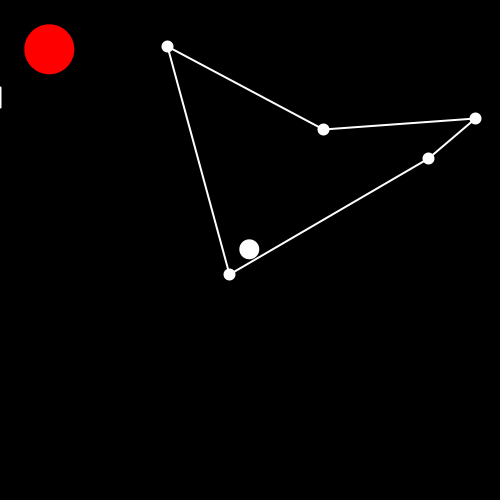
Frame 1 (no input)
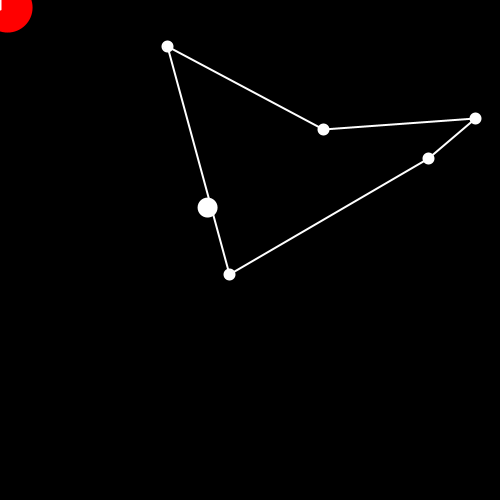
Frame 60 (the mouse pressed at the canvas centre just before this capture)
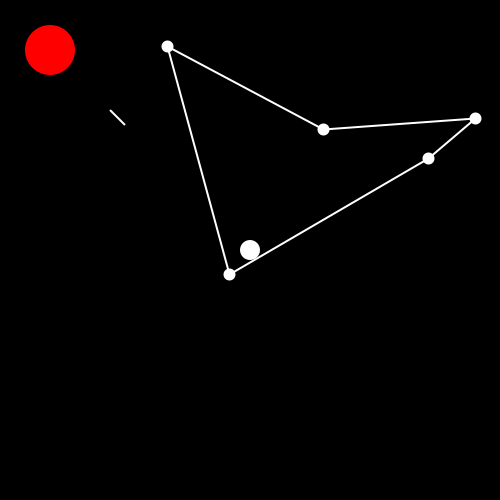
Frame 120 (the mouse held since frame 60 and released just before this capture)

The Processing sketch that drew these frames (run headless with seeded random() and noise(); from frame 60 on, the mouse is pressed at the canvas centre):

// Processing sketch: week4_circles
// ── week4_circles.pde
/*Read the processing documentation for the following Classes, PVectors, Constructors, ArrayLists!
Download the ArrayList code we wrote in the class yesterday and modify it in the follow way:
Add a speed field to the Circle class to control how fast it moves
Modify the Circle class to get the Circle to follow the path instead of moving towards the mouse. The path is stored in an ArrayList of Pvector objects called wayPoints.
Make an ArrayList of Circles objects
Every second, add a new Circle object to the ArrayList, so that over time you should see lots of circles following the path

*/


void setup()
{
  size(500, 500);
  c1 = new Circle(50, 50, 25, color(255, 0, 0));
  c2 = new Circle();
  l = new Line(0, 100);
  
  for (int i = 0 ; i < 5 ; i ++)
  {
    wayPoints.add(new PVector(random(0, width), 
          random(0, height)));
  }
  for (int i = 0 ; i < 5 ; i ++)
  {
    PVector p = wayPoints.get(i);
    //PVector p = wp[i];
    println(p.x);
  }
  
  /* Allocate like this
  ArrayList<PVector> wayPoints 
  = new ArrayList<PVector>();
  
  Add elements
  wayPoints.add(new PVector(random(0, width), 
          random(0, height)));
  // Return an element
  .get
  */
  
}

Circle c1;
Circle c2;
Line l;

PVector[] wp = new PVector[5];
ArrayList<PVector> wayPoints 
  = new ArrayList<PVector>();


void draw()
{
  background(0);
  c1.update();
  c1.render();
  c2.update();
  c2.render();
  
  l.update();
  l.render();
  
  for (int i = 0 ; i < wayPoints.size() ; i ++)
  {
    PVector c = wayPoints.get(i);
    int next = (i + 1) % wayPoints.size();
    PVector n = wayPoints.get(next);
    ellipse(c.x, c.y, 10, 10);
    line(c.x, c.y, n.x, n.y);
  }
}

// ── Circle.pde
class Circle
{
  PVector pos;
  PVector forward;
  float radius;
  color c;
  
  Circle(float x, float y, float r, color c)
  {
    pos = new PVector(x, y);
    forward = new PVector(0, -1);
    radius = r;
    this.c = c;
  }
  
  Circle()
  {
    // Constructor chaining
    this(width / 2, height / 2, 10, color(255, 255, 255));    
  }
  
  void update()
  {
    PVector mouse = new PVector(mouseX, mouseY);
    forward = PVector.sub(mouse, pos);
    forward .normalize();
    pos.add(forward);
    
    /*
    a = b + c; a = PVector.add(b, c); // static method
    a += b; = a.add(b);
    
    a = b - c; a = PVector.sub(b, c);
    a -= c; a.sub(c);    
    */
  }
  
  void render()
  {
    noStroke();
    fill(c);
    ellipse(pos.x, pos.y, radius * 2, radius * 2);
  }
  
}

// ── Line.pde
class Line
{
  PVector pos;
  PVector forward;
  
  float theta;
  
  Line(float x, float y)
  {
    pos = new PVector(x, y);
    theta = 0;
    forward = new PVector(1, 0);
  }
  
  void render()
  {
    stroke(255);
    strokeWeight(2);
    pushMatrix();
    translate(pos.x, pos.y);
    rotate(theta);
    line(0, -10, 0 , 10);
    popMatrix();
  }
  
  float deltaTime = 1.0f / 60.0f;
  float speed = width / 3.0f;
  void update()
  {
    PVector mouse = new PVector(mouseX, mouseY);
    forward = PVector.sub(mouse, pos);
    forward .normalize();
    theta = atan2(forward.y, forward.x) + (PI / 2.0);
    
    pos.add(PVector.mult(forward, speed * deltaTime));
    
    
  }
}
